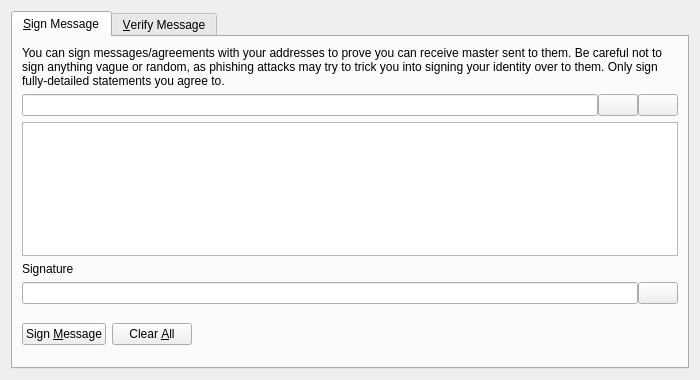
<?xml version="1.0" encoding="UTF-8"?>
<ui version="4.0">
 <class>SignVerifyMessageDialog</class>
 <widget class="QDialog" name="SignVerifyMessageDialog">
  <property name="geometry">
   <rect>
    <x>0</x>
    <y>0</y>
    <width>700</width>
    <height>380</height>
   </rect>
  </property>
  <property name="windowTitle">
   <string>Signatures - Sign / Verify a Message</string>
  </property>
  <property name="modal">
   <bool>true</bool>
  </property>
  <layout class="QVBoxLayout" name="verticalLayout">
   <item>
    <widget class="QTabWidget" name="tabWidget">
     <property name="currentIndex">
      <number>0</number>
     </property>
     <widget class="QWidget" name="tabSignMessage">
      <attribute name="title">
       <string>&amp;Sign Message</string>
      </attribute>
      <layout class="QVBoxLayout" name="verticalLayout_SM">
       <item>
        <widget class="QLabel" name="infoLabel_SM">
         <property name="text">
          <string>You can sign messages/agreements with your addresses to prove you can receive master sent to them. Be careful not to sign anything vague or random, as phishing attacks may try to trick you into signing your identity over to them. Only sign fully-detailed statements you agree to.</string>
         </property>
         <property name="textFormat">
          <enum>Qt::PlainText</enum>
         </property>
         <property name="wordWrap">
          <bool>true</bool>
         </property>
        </widget>
       </item>
       <item>
        <layout class="QHBoxLayout" name="horizontalLayout_1_SM">
         <property name="spacing">
          <number>0</number>
         </property>
         <item>
          <widget class="QValidatedLineEdit" name="addressIn_SM">
           <property name="toolTip">
            <string>The master address to sign the message with</string>
           </property>
          </widget>
         </item>
         <item>
          <widget class="QPushButton" name="addressBookButton_SM">
           <property name="toolTip">
            <string>Choose previously used address</string>
           </property>
           <property name="text">
            <string/>
           </property>
           <property name="shortcut">
            <string>Alt+A</string>
           </property>
           <property name="autoDefault">
            <bool>false</bool>
           </property>
          </widget>
         </item>
         <item>
          <widget class="QPushButton" name="pasteButton_SM">
           <property name="toolTip">
            <string>Paste address from clipboard</string>
           </property>
           <property name="text">
            <string/>
           </property>
           <property name="shortcut">
            <string>Alt+P</string>
           </property>
           <property name="autoDefault">
            <bool>false</bool>
           </property>
          </widget>
         </item>
        </layout>
       </item>
       <item>
        <widget class="QPlainTextEdit" name="messageIn_SM">
         <property name="toolTip">
          <string>Enter the message you want to sign here</string>
         </property>
        </widget>
       </item>
       <item>
        <widget class="QLabel" name="signatureLabel_SM">
         <property name="text">
          <string>Signature</string>
         </property>
         <property name="textFormat">
          <enum>Qt::PlainText</enum>
         </property>
        </widget>
       </item>
       <item>
        <layout class="QHBoxLayout" name="horizontalLayout_2_SM">
         <property name="spacing">
          <number>0</number>
         </property>
         <item>
          <widget class="QLineEdit" name="signatureOut_SM">
           <property name="font">
            <font>
             <italic>true</italic>
            </font>
           </property>
           <property name="readOnly">
            <bool>true</bool>
           </property>
          </widget>
         </item>
         <item>
          <widget class="QPushButton" name="copySignatureButton_SM">
           <property name="toolTip">
            <string>Copy the current signature to the system clipboard</string>
           </property>
           <property name="text">
            <string/>
           </property>
           <property name="autoDefault">
            <bool>false</bool>
           </property>
          </widget>
         </item>
        </layout>
       </item>
       <item>
        <layout class="QHBoxLayout" name="horizontalLayout_3_SM">
         <item>
          <widget class="QPushButton" name="signMessageButton_SM">
           <property name="toolTip">
            <string>Sign the message to prove you own this master address</string>
           </property>
           <property name="text">
            <string>Sign &amp;Message</string>
           </property>
           <property name="autoDefault">
            <bool>false</bool>
           </property>
          </widget>
         </item>
         <item>
          <widget class="QPushButton" name="clearButton_SM">
           <property name="toolTip">
            <string>Reset all sign message fields</string>
           </property>
           <property name="text">
            <string>Clear &amp;All</string>
           </property>
           <property name="autoDefault">
            <bool>false</bool>
           </property>
          </widget>
         </item>
         <item>
          <spacer name="horizontalSpacer_1_SM">
           <property name="orientation">
            <enum>Qt::Horizontal</enum>
           </property>
           <property name="sizeHint" stdset="0">
            <size>
             <width>40</width>
             <height>48</height>
            </size>
           </property>
          </spacer>
         </item>
         <item>
          <widget class="QLabel" name="statusLabel_SM">
           <property name="font">
            <font>
             <weight>75</weight>
             <bold>true</bold>
            </font>
           </property>
           <property name="text">
            <string/>
           </property>
           <property name="wordWrap">
            <bool>true</bool>
           </property>
          </widget>
         </item>
         <item>
          <spacer name="horizontalSpacer_2_SM">
           <property name="orientation">
            <enum>Qt::Horizontal</enum>
           </property>
           <property name="sizeHint" stdset="0">
            <size>
             <width>40</width>
             <height>48</height>
            </size>
           </property>
          </spacer>
         </item>
        </layout>
       </item>
      </layout>
     </widget>
     <widget class="QWidget" name="tabVerifyMessage">
      <attribute name="title">
       <string>&amp;Verify Message</string>
      </attribute>
      <layout class="QVBoxLayout" name="verticalLayout_VM">
       <item>
        <widget class="QLabel" name="infoLabel_VM">
         <property name="text">
          <string>Enter the receiver's address, message (ensure you copy line breaks, spaces, tabs, etc. exactly) and signature below to verify the message. Be careful not to read more into the signature than what is in the signed message itself, to avoid being tricked by a man-in-the-middle attack. Note that this only proves the signing party receives with the address, it cannot prove sendership of any transaction!</string>
         </property>
         <property name="textFormat">
          <enum>Qt::PlainText</enum>
         </property>
         <property name="alignment">
          <set>Qt::AlignLeading|Qt::AlignLeft|Qt::AlignTop</set>
         </property>
         <property name="wordWrap">
          <bool>true</bool>
         </property>
        </widget>
       </item>
       <item>
        <layout class="QHBoxLayout" name="horizontalLayout_1_VM">
         <property name="spacing">
          <number>0</number>
         </property>
         <item>
          <widget class="QValidatedLineEdit" name="addressIn_VM">
           <property name="toolTip">
            <string>The master address the message was signed with</string>
           </property>
          </widget>
         </item>
         <item>
          <widget class="QPushButton" name="addressBookButton_VM">
           <property name="toolTip">
            <string>Choose previously used address</string>
           </property>
           <property name="text">
            <string/>
           </property>
           <property name="shortcut">
            <string>Alt+A</string>
           </property>
           <property name="autoDefault">
            <bool>false</bool>
           </property>
          </widget>
         </item>
        </layout>
       </item>
       <item>
        <widget class="QPlainTextEdit" name="messageIn_VM"/>
       </item>
       <item>
        <widget class="QValidatedLineEdit" name="signatureIn_VM"/>
       </item>
       <item>
        <layout class="QHBoxLayout" name="horizontalLayout_2_VM">
         <item>
          <widget class="QPushButton" name="verifyMessageButton_VM">
           <property name="toolTip">
            <string>Verify the message to ensure it was signed with the specified master address</string>
           </property>
           <property name="text">
            <string>Verify &amp;Message</string>
           </property>
           <property name="autoDefault">
            <bool>false</bool>
           </property>
          </widget>
         </item>
         <item>
          <widget class="QPushButton" name="clearButton_VM">
           <property name="toolTip">
            <string>Reset all verify message fields</string>
           </property>
           <property name="text">
            <string>Clear &amp;All</string>
           </property>
           <property name="autoDefault">
            <bool>false</bool>
           </property>
          </widget>
         </item>
         <item>
          <spacer name="horizontalSpacer_1_VM">
           <property name="orientation">
            <enum>Qt::Horizontal</enum>
           </property>
           <property name="sizeHint" stdset="0">
            <size>
             <width>40</width>
             <height>48</height>
            </size>
           </property>
          </spacer>
         </item>
         <item>
          <widget class="QLabel" name="statusLabel_VM">
           <property name="font">
            <font>
             <weight>75</weight>
             <bold>true</bold>
            </font>
           </property>
           <property name="text">
            <string/>
           </property>
           <property name="wordWrap">
            <bool>true</bool>
           </property>
          </widget>
         </item>
         <item>
          <spacer name="horizontalSpacer_2_VM">
           <property name="orientation">
            <enum>Qt::Horizontal</enum>
           </property>
           <property name="sizeHint" stdset="0">
            <size>
             <width>40</width>
             <height>48</height>
            </size>
           </property>
          </spacer>
         </item>
        </layout>
       </item>
      </layout>
     </widget>
    </widget>
   </item>
  </layout>
 </widget>
 <customwidgets>
  <customwidget>
   <class>QValidatedLineEdit</class>
   <extends>QLineEdit</extends>
   <header>qvalidatedlineedit.h</header>
  </customwidget>
 </customwidgets>
 <resources>
  <include location="../master.qrc"/>
 </resources>
 <connections/>
</ui>
